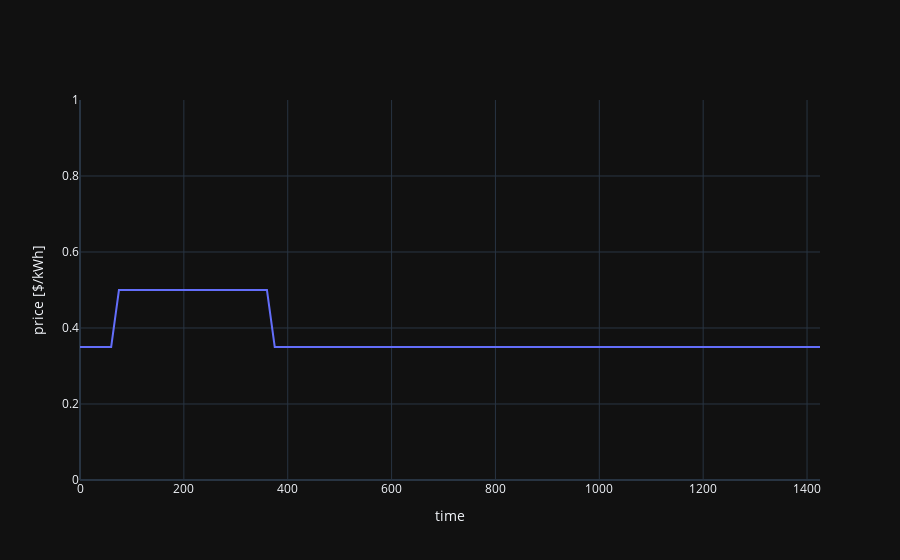

The cell this chart's notebook holds for it:
### Code cell
index = np.zeros(24 * 4)

for i in range(24 * 4):
    index[i] = i * 15

fig = go.Figure()
fig.add_trace(go.Scatter(x=index, y=price_vector, name=f"Variable energy price {i}"))

fig.update_xaxes(title_text ='time')
fig.update_yaxes(title_text="price [$/kWh]", range = [0, 1])
